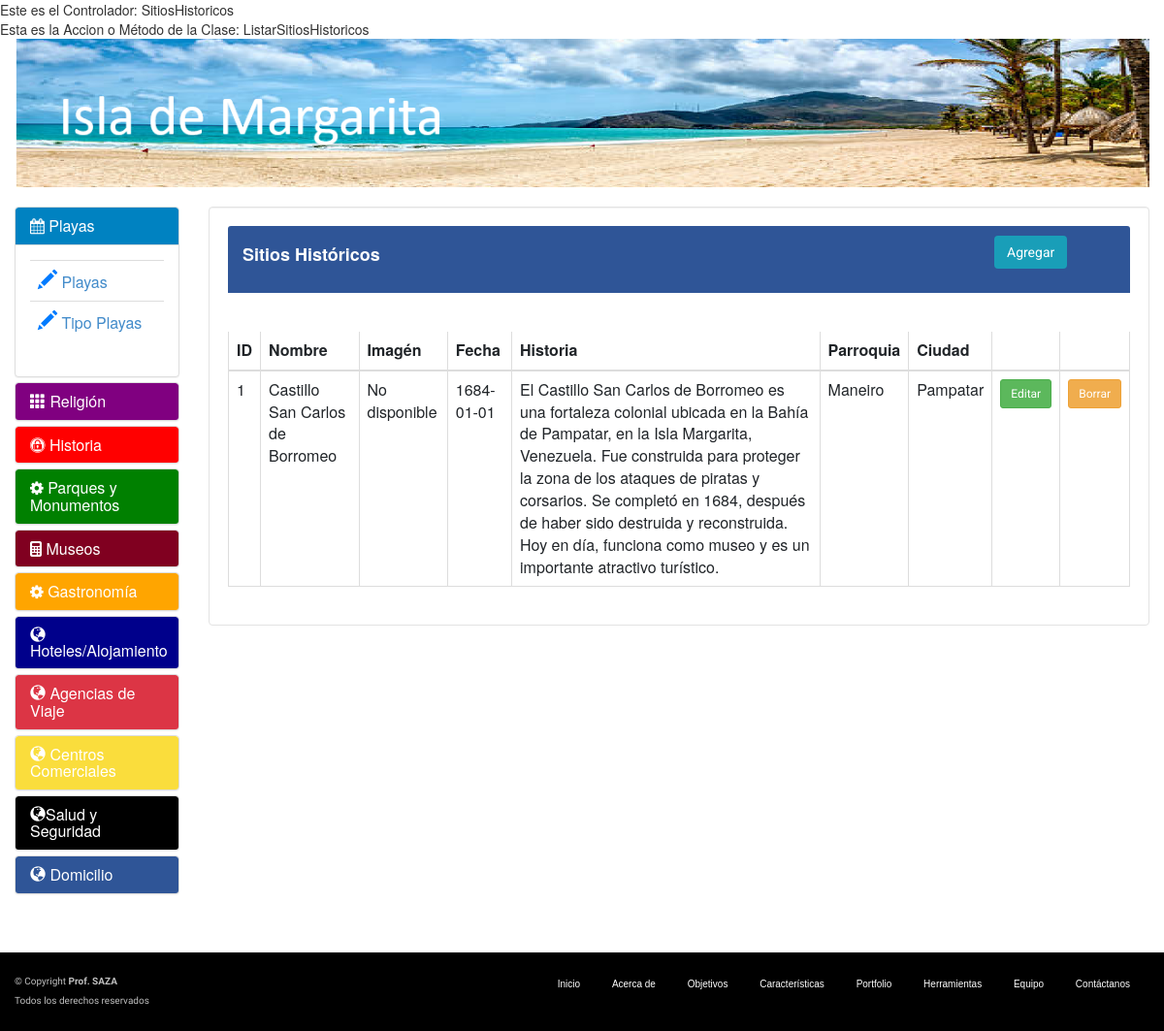
Page /SitiosHistoricos/ListarSitiosHistoricos on the earlier database version.
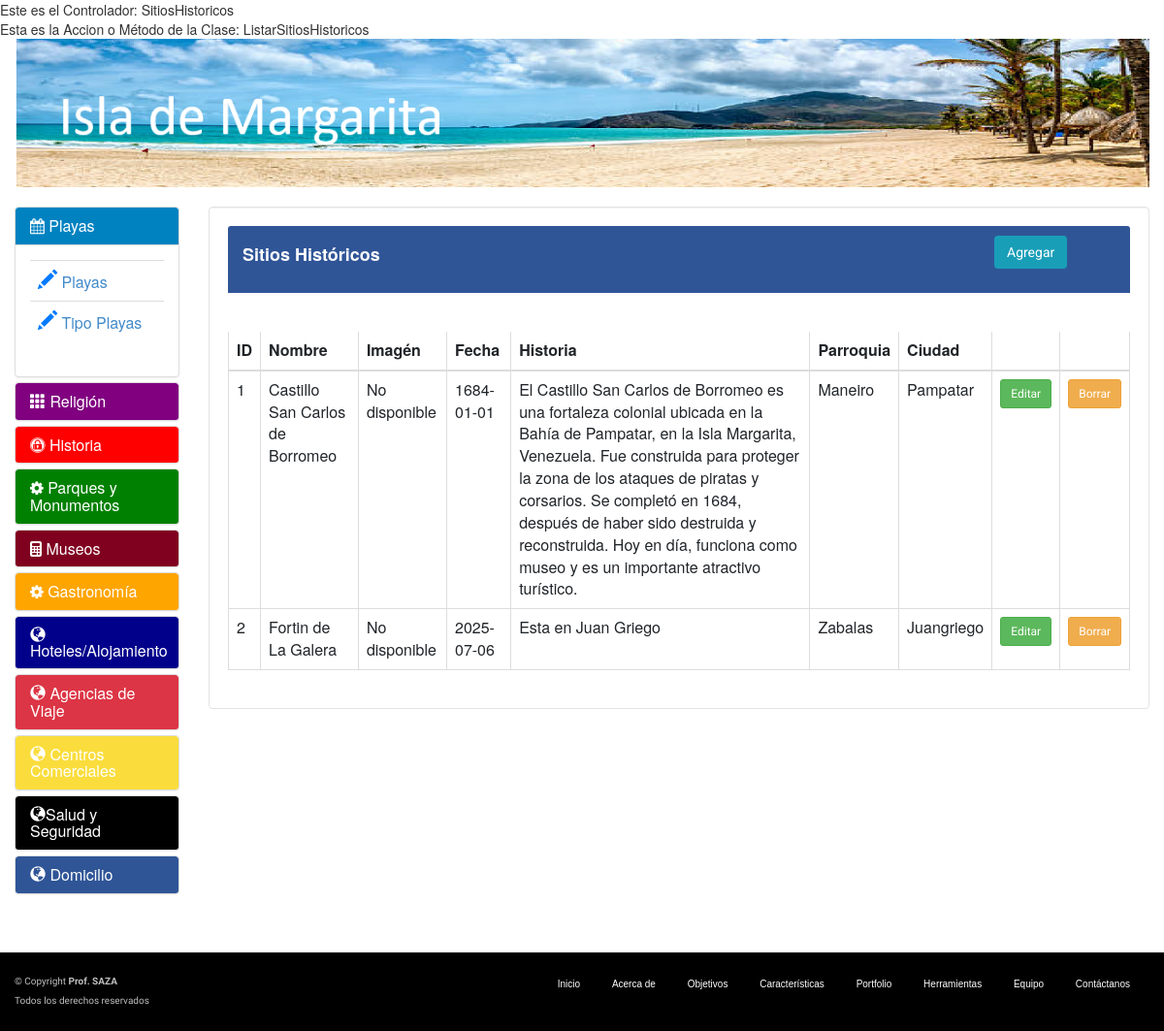
Same page on the later database version.
### tables this page shows
CREATE TABLE IF NOT EXISTS `tbl_sitioshistoricos` (
  `id_SitiosHistoricos` int NOT NULL AUTO_INCREMENT,
  `Nombre_Sitio` varchar(100) NOT NULL,
  `fecha_creacion` date NOT NULL,
  `Historia` text NOT NULL,
  `imagen` varchar(255) NOT NULL,
  `CodCiudad` int NOT NULL,
  `CodParroquia` int NOT NULL,
  PRIMARY KEY (`id_SitiosHistoricos`),
  UNIQUE KEY `Nombre_Sitio` (`Nombre_Sitio`),
  KEY `CodCiudad` (`CodCiudad`),
  KEY `CodParroquia` (`CodParroquia`)
);

CREATE TABLE IF NOT EXISTS `tbl_parroquia` (
  `Cod_Parroquia` int NOT NULL,
  `Cod_Municipio` int NOT NULL,
  `Des_Parroquia` varchar(100) NOT NULL,
  PRIMARY KEY (`Cod_Parroquia`),
  KEY `Cod_Municipio` (`Cod_Municipio`)
);

CREATE TABLE IF NOT EXISTS `tbl_ciudad` (
  `Cod_Ciudad` int NOT NULL,
  `Cod_Estado` int NOT NULL,
  `Des_Ciudad` varchar(52) NOT NULL,
  PRIMARY KEY (`Cod_Ciudad`),
  KEY `Cod_Estado` (`Cod_Estado`)
);

### controllers/SitiosHistoricosController.php (called while the page is built, shortened)
<?php
class SitiosHistoricosController
{
     function ListarSitiosHistoricos(){
         require_once('views/SitiosHistoricos/listarsitioshistoricos.php');
    }
    static public function ListarSitiosHistoricos1(){
       	 require_once('models/SitiosHistoricosModels.php');
         $result_Listar= SitiosHistoricosModels::ListarSitiosHitoricos();
         return $result_Listar;
    }
}
?>

### models/SitiosHistoricosModels.php (called while the page is built, shortened)
<?php
class SitiosHistoricosModels
{
	public static function Get_Data($sql){
		$conexion=Conectar::conexion();
		try {
			!$result = mysqli_query($conexion, $sql);
		if ($result) {
            if (mysqli_affected_rows($conexion) == 0) {
                return false;
            } else {
                return $result;
            }
        } else {
            return false;
        }
		} catch (Exception $e) {
			return false;
		} finally {
			$conexion = Conectar::desconexion($conexion);
		}
	}
	public static function ListarSitiosHitoricos(){
		$sql_SitiosHistoricos = "SELECT `tbl_sitioshistoricos`.*, `tbl_ciudad`.`Des_Ciudad`, `tbl_parroquia`.`Des_Parroquia`
								FROM `tbl_sitioshistoricos`
								LEFT JOIN `tbl_ciudad` ON `tbl_sitioshistoricos`.`CodCiudad` = `tbl_ciudad`.`Cod_Ciudad`
								LEFT JOIN `tbl_parroquia` ON `tbl_sitioshistoricos`.`CodParroquia` = `tbl_parroquia`.`Cod_Parroquia`;";
        $result_SitiosHistoricos = SitiosHistoricosModels::Get_Data($sql_SitiosHistoricos);
        return $result_SitiosHistoricos;
	}
}
?>

### views/SitiosHistoricos/listarsitioshistoricos.php (the view)
<?php
   require_once('controllers/SitiosHistoricosController.php');
   $controller = new SitiosHistoricosController();
   $result_sitios = $controller->ListarSitiosHistoricos1();
   $numrows = 0;
   if($result_sitios) {
        $numrows = mysqli_num_rows($result_sitios);
    }
?>
<div class="contaniner">
<div class="panel-heading" style="background-color: #2F5597">
    <div class="row">
        <div class="col-10" style="color: white">
            <h4><b>Sitios Históricos</b></h4>
        </div>
        <div class="col-2">
            <form action="<?php echo SERVERURL ?>SitiosHistoricos/IngresarSitioHistorico" method="POST">
                <button type="submit" class="btn btn-prymary" text-align = "center">Agregar</button>
            </form>
        </div>
    </div>
</div>
<br><br>
<div class="table-responsive">
    <table id="dtBasicExample" class="table table-bordered">
        <thead>
            <tr>
                <th>ID</th>
                <th>Nombre</th>
                <th>Imagén</th>
                <th>Fecha</th>
                <th>Historia</th>
                <th>Parroquia</th>
                <th>Ciudad</th>
                <th></th>
                <th></th>
            </tr>
        </thead>
        <tbody>
        <?php
        if ($numrows > 0) {
            while ($row = mysqli_fetch_array($result_sitios)) {
                ?>
                <tr>
                    <td><?php echo $row['id_SitiosHistoricos']; ?></td>
                    <td><?php echo $row['Nombre_Sitio']; ?></td>
                    <td>
                        <?php if (!empty($row['imagen'])) { ?>
                            <img src="<?php echo SERVERURL . $row['imagen']; ?>" alt="Imagen del Sitio" style="width: 100px; height: auto;">
                        <?php } else { ?>
                            <span>No disponible</span>
                        <?php } ?>
                    <td><?php echo $row['fecha_creacion']; ?></td>
                    <td><?php echo $row['Historia']; ?></td>
                    <td><?php echo $row['Des_Parroquia']; ?></td>
                    <td><?php echo $row['Des_Ciudad']; ?></td>
                    <td align= "center" width="50px">
                        <form action="<?php echo SERVERURL ?>SitiosHistoricos/ActualizarSitioHistorico/<?php echo $row['id_SitiosHistoricos']; ?>" method="POST" style="display:inline;">
                            <button type="submit" class="btn btn-sm btn-success">Editar</button>
                        </form>
                    <td align= "center" width="50px">
                        <form action="<?php echo SERVERURL ?>SitiosHistoricos/BorrarSitioHistorico/<?php echo $row['id_SitiosHistoricos']; ?>" method="POST" style="display:inline;">
                            <button type="submit" class="btn btn-sm btn-warning">Borrar</button>
                        </form>
                    </td>
                </tr>
                <?php
            }
        }
        ?>
        </tbody>
    </table>
</div>
</div>

Differences in the rows shown:
added tbl_sitioshistoricos: id_SitiosHistoricos "2", Nombre_Sitio "Fortin de La Galera", imagen "No disponible", fecha_creacion "2025-07-06", Historia "Esta en Juan Griego", CodParroquia.Des_Parroquia "Zabalas", CodCiudad.Des_Ciudad "Juangriego"
